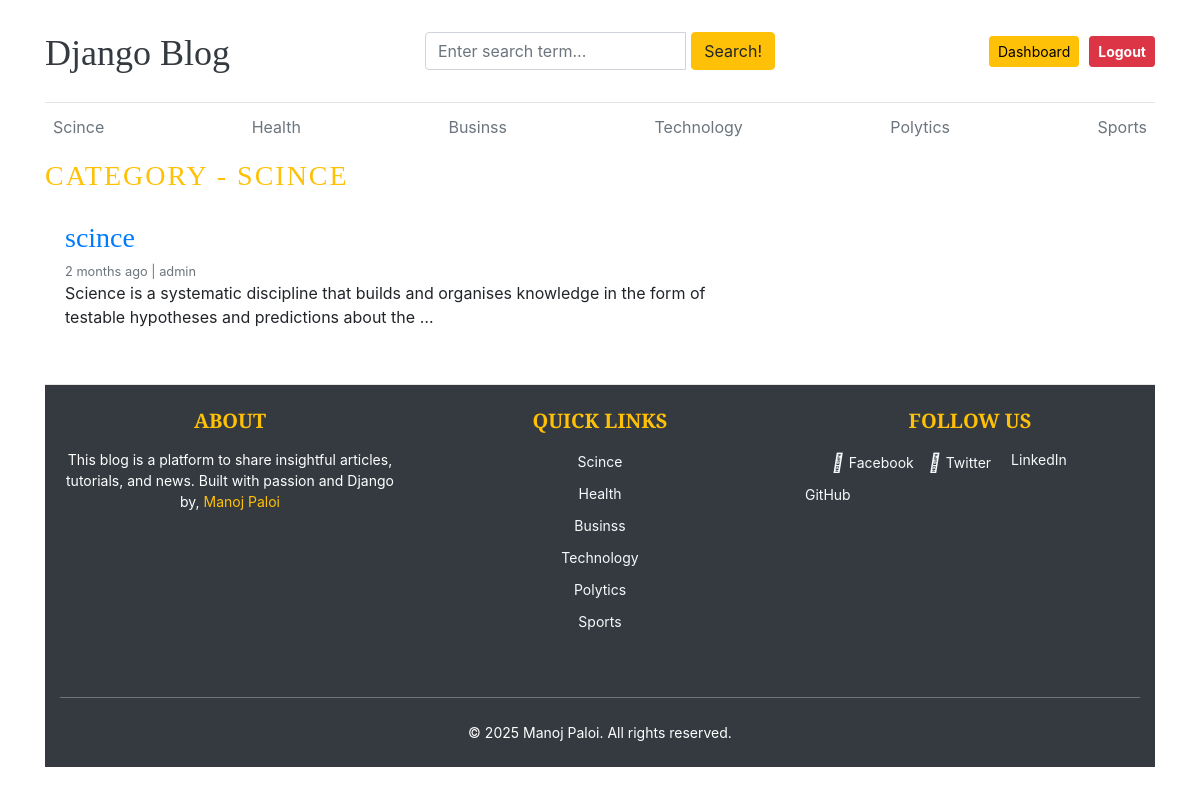
Page /category/11/ (signed in) on the committed database.
### blogs/models.py (models this page shows, shortened)
class Category(models.Model):
    category_name = models.CharField(max_length=50, unique=True)
    created_at = models.DateTimeField(auto_now_add=True)
    updated_at = models.DateTimeField(auto_now=True)  # Fixed typo
    class Meta:
        verbose_name_plural = 'Categories'

class Blogs(models.Model):
    title = models.CharField(max_length=100, unique=True)
    slug = models.SlugField(unique=True, blank=True)
    category = models.ForeignKey(Category, on_delete=models.CASCADE)  # Fixed field name
    author = models.ForeignKey(User, on_delete=models.CASCADE)
    blog_image = models.ImageField(upload_to='uploads/%Y/%m/%d')  # Fixed upload format
    short_description = models.TextField(max_length=2000)
    blog_body = models.TextField(max_length=3000)
    status = models.CharField(choices=STATUS_CHOICE, max_length=10, default='Draft')
    is_featured = models.BooleanField(default=False)  # Fixed field name
    created_at = models.DateTimeField(auto_now_add=True)
    updated_at = models.DateTimeField(auto_now=True)  # Fixed typo
    class Meta:
        verbose_name_plural = 'Blogs'

### blogs/views.py (the view)
# urls.py: path('<int:category_id>/', views.posts_by_category, name='posts_by_category'),
@login_required(login_url='login')
@never_cache
def posts_by_category(request, category_id):
    posts = Blogs.objects.filter(status='published', category_id=category_id)
    category = get_object_or_404(Category, pk=category_id)
    context = {
        'posts': posts,
        'category': category
    }
    return render(request, 'posts_by_category.html', context)

### blogs/context_processors.py (called while the page is built)
def get_categories(request):
    categories = Category.objects.all()
    return dict(categories = categories)

### templates/posts_by_category.html
{% extends 'base/base.html' %}
{% load static %}
{% block content %}
  <h3 class="text-uppercase text-warning" style="letter-spacing: 2px;">Category - {{ category.category_name }}</h3>
  <main role="main" class="container p-0">
    <div class="row">
      <div class="col-md-8 blog-main">
        {% for post in posts %}
          <div class="card border-0">
            <div class="card-body">
              <h3><a href="{% url 'blogs' post.slug %}">{{ post.title }}</a></h3>
              <small class="mb-1 text-muted">{{ post.created_at|timesince }} ago | {{ post.author }}</small>
              <p class="card-text">{{ post.short_description|truncatewords:20 }}</p>
            </div>
          </div>
        {% endfor %}
      </div>
    </div>
  </main>
{% endblock %}

### templates/base/Header.html (shortened to what this page needs)
{% load static %}
<!DOCTYPE html>
<html lang="en">
  <head>
    <link href="https://getbootstrap.com/docs/4.0/dist/css/bootstrap.min.css" rel="stylesheet" />
    <link href="{% static 'css/blog.css' %}" rel="stylesheet" />
    <link rel="stylesheet" href="https://cdnjs.cloudflare.com/ajax/libs/font-awesome/4.7.0/css/font-awesome.min.css" />
  </head>
  <header class="blog-header py-3">
    <div class="row flex-nowrap justify-content-between align-items-center">
      <div class="col-4 pt-1">
        <a class="blog-header-logo text-dark" href="/">Django Blog</a>
      </div>
      <div class="col-4" style="margin-top: 1rem;">
        <form action=" {% url 'search' %} " method="GET">
          <div class="input-group">
            <input class="form-control" name="keyword" type="text" placeholder="Enter search term..." aria-label="Enter search term..." aria-describedby="button-search" />
            <button type="submit" class="btn btn-warning" id="button-search" style="margin-left: 5px;" type="button">Search!</button>
          </div>
        </form>
      </div>
      <div class="col-4 d-flex justify-content-end align-items-center">
        {% if not user.is_authenticated %}
          <a class="btn btn-sm btn-warning" href="{% url 'login' %}">Login</a> &nbsp;
          <a class="btn btn-sm btn-outline-secondary" href="{% url 'register' %}">Register</a>
        {% else %}
          <span><a href="{% url 'dashboard' %}" class="btn btn-sm btn-warning" style="margin-right: 10px; color: black;">Dashboard</a></span>
          <a href="{% url 'logout' %}" class="btn btn-sm btn-danger" style="font-weight: bold; color: white;">Logout</a>
        {% endif %}
      </div>
    </div>
  </header>
  <div class="nav-scroller py-1 mb-2">
    <nav class="nav d-flex justify-content-between">
      {% for cat in categories %}
        <a class="p-2 text-muted" href="{% url 'posts_by_category' cat.id %}">{{ cat.category_name }}</a>
      {% endfor %}
    </nav>
  </div>
</html>

### templates/base/Footer.html (shortened to what this page needs)
{% load static %}
<footer class="blog-footer py-4 bg-dark text-white">
  <div class="container">
    <div class="row">
      <div class="col-md-4 col-sm-12 mb-4">
        <h5 class="text-uppercase mb-3">About</h5>
        <p>
          This blog is a platform to share insightful articles, tutorials, and news. Built with passion and Django by,
          <a href="#" class="text-warning">Manoj Paloi</a>
        </p>
      </div>
      <div class="col-md-4 col-sm-6 mb-4">
        <h5 class="text-uppercase mb-3">Quick Links</h5>
        <ul class="list-unstyled">
          {% for cat in categories %}
            <li>
              <a href="{% url 'posts_by_category' cat.id %}" class="text-light text-decoration-none">{{ cat.category_name }}</a>
            </li>
          {% endfor %}
        </ul>
      </div>
      <div class="col-md-4 col-sm-6 mb-4">
        <h5 class="text-uppercase mb-3">Follow Us</h5>
        <ul class="list-unstyled d-flex flex-wrap">
          <li class="me-3">
            <a href="#" class="text-light text-decoration-none d-flex align-items-center" style="padding-left: 2rem;"><i class="fab fa-facebook-f me-2"></i> Facebook</a>
          </li>
          <li class="me-3">
            <a href="#" class="text-light text-decoration-none d-flex align-items-center"><i class="fab fa-twitter me-2"></i> Twitter</a>
          </li>
          <li class="me-3">
            <a href="#" class="text-light text-decoration-none d-flex align-items-center"> LinkedIn</a>
          </li>
          <li class="me-3">
            <a href="#" class="text-light text-decoration-none d-flex align-items-center"> GitHub</a>
          </li>
        </ul>
      </div>
    </div>
    <hr class="border-secondary my-4" />
    <div class="text-center">
      <p class="mb-0">© 2025 Manoj Paloi. All rights reserved.</p>
    </div>
  </div>
</footer>

### static/css/blog.css (style rules this page uses)
.blog-header { border-bottom: 1px solid #e5e5e5; }
.blog-header-logo { font-family: "Playfair Display", Georgia, "Times New Roman", serif ; font-size: 2.25rem; }
h1, h2, h3, h4, h5, h6 { font-family: "Playfair Display", Georgia, "Times New Roman", serif ; }
.blog-footer { padding: 2.5rem 0; color: #727272; text-align: center; background-color: #f9f9f9; border-top: .05rem solid #e5e5e5; }
.blog-footer p:last-child { margin-bottom: 0; }

### templates/base/Footer.html (style rules this page uses)
.blog-footer { background-color: #343a40; color: #ffffff; margin-top: 35px; }
.blog-footer h5 { font-weight: bold; color: #ffc107; }
.blog-footer p, .blog-footer a { font-size: 14px; }
.blog-footer ul { padding: 0; list-style: none; }
.blog-footer ul li { margin-bottom: 8px; }
.blog-footer ul li a { font-size: 14px; transition: color 0.3s ease; }
.blog-footer ul.d-flex li { margin-right: 15px; }
.blog-footer ul.d-flex li a { display: flex; align-items: center; gap: 5px; }
.blog-footer ul.d-flex li a i { font-size: 18px; }

### rows in the picture
Category: category_name "Scince", category_name "SCINCE"
Category: category_name "Health"
Category: category_name "Businss"
Category: category_name "Technology"
Category: category_name "Polytics"
Category: category_name "Sports"
Blogs: title "scince", created_at "2 months", author "admin", short_description "Science is a systematic discipline that builds and organises knowledge in the form of testable hypotheses and predictions about the …"
